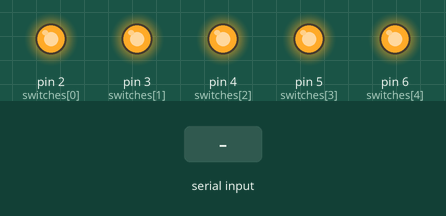
This sketch was run on a simulated Arduino Uno, built with avr-gcc and run on an emulated ATmega328P. On the bench: output pins drawn as LEDs (lit = HIGH). The inputs (shaded band) are chosen by the test bench.

Above: at 1.2 s.
1.3 s: "l" received over Serial
At 1.9 s:
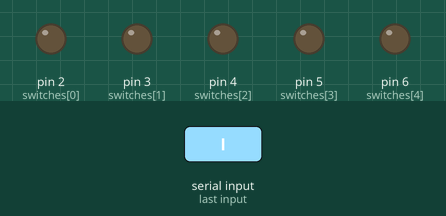
2.8 s: "h" received over Serial
At 3.1 s:
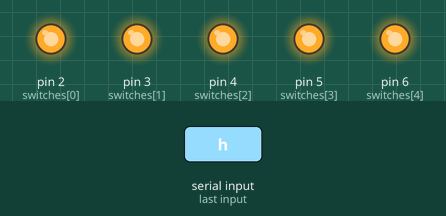
Timing chart, 0 to 5.8 s (numbered marks = the images above; inputs shaded):
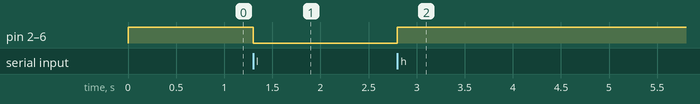

The sketch:

bitlyPower.ino
```cpp
int switches[5] = {2,3,4,5,6};

void setup() {

  pinMode(switches[0], OUTPUT);
  pinMode(switches[1], OUTPUT);
  pinMode(switches[2], OUTPUT);
  pinMode(switches[3], OUTPUT);
  pinMode(switches[4], OUTPUT);

  Serial.begin(57600);

  for (int i = 0; i < 5; i++) {
    digitalWrite(switches[i], HIGH);
  }

}

void loop() {
  if (Serial.available() > 0) {
    char incomingByte = Serial.read();
    for (int i = 0; i < 5; i++) {
      if (incomingByte == 'h') {
        digitalWrite(switches[i], HIGH);
      } else if (incomingByte == 'l') {
        digitalWrite(switches[i], LOW);
      }
    }
  }
  delay(100);
}
```

Measured:
- after the input at 1.3 s, pin 2 (switches[0]), pin 3 (switches[1]), pin 4 (switches[2]), pin 5 (switches[3]), pin 6 (switches[4]): HIGH → LOW at once
- after the input at 2.8 s, pin 2 (switches[0]), pin 3 (switches[1]), pin 4 (switches[2]), pin 5 (switches[3]), pin 6 (switches[4]): LOW → HIGH at once
